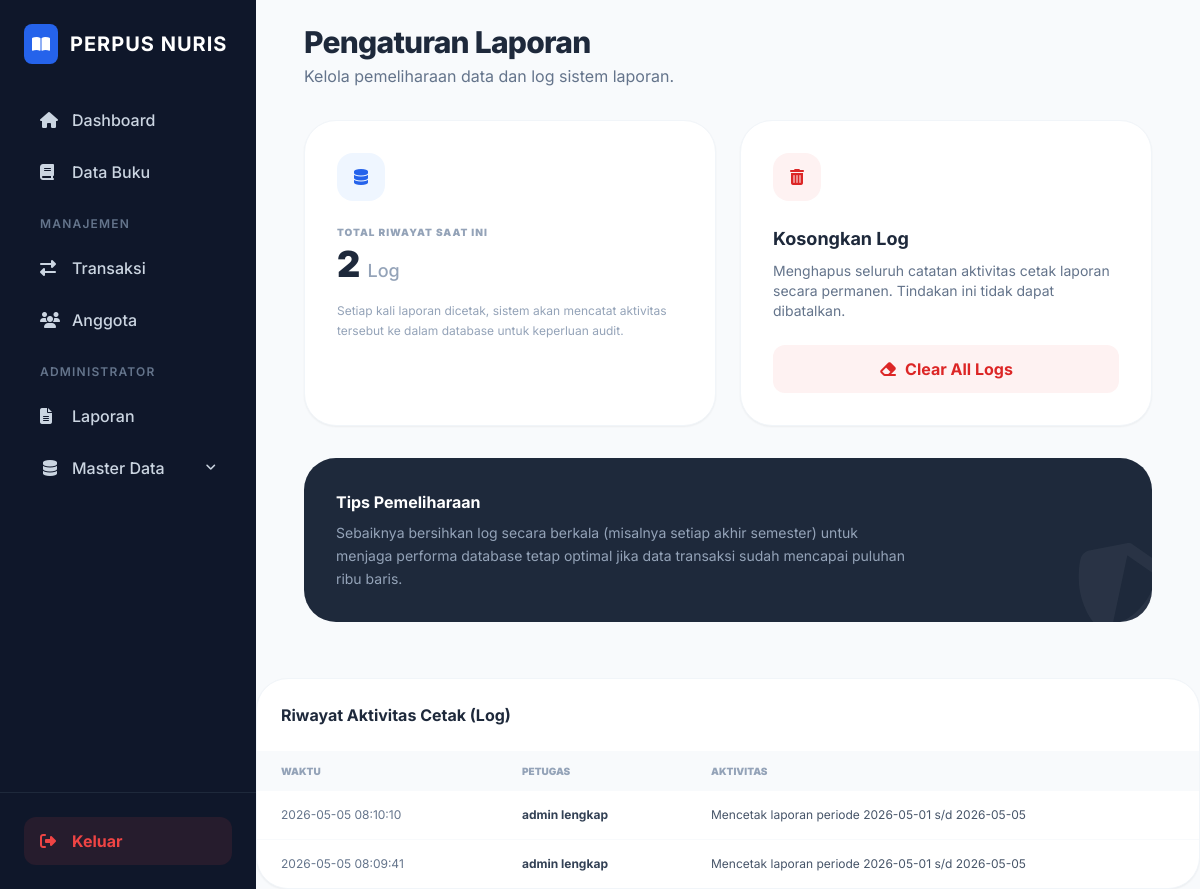
Page /pages/laporan/pengaturan.php (signed in) on the committed database.
### tables this page shows
CREATE TABLE `laporan` (
  `id` int NOT NULL,
  `id_user` int DEFAULT NULL,
  `jenis_laporan` varchar(100) DEFAULT NULL,
  `isi_laporan` text,
  `tanggal_dibuat` datetime DEFAULT CURRENT_TIMESTAMP
);

CREATE TABLE `users` (
  `id` int NOT NULL,
  `username` varchar(50) NOT NULL,
  `password` varchar(255) NOT NULL,
  `nama_lengkap` varchar(100) DEFAULT NULL,
  `role` enum('admin','petugas','anggota') DEFAULT 'anggota'
);

### pages/laporan/pengaturan.php (the view, shortened to what this page needs)
<?php
require_once "../../konek.php";
require_once "../../layout/header.php";
require_once "../../layout/sidebar.php";
$count_query = mysqli_query($conn, "SELECT COUNT(*) as total FROM laporan");
$total_log = mysqli_fetch_assoc($count_query)['total'];
?>
<div class="p-6 max-w-4xl mx-auto">
    <div class="mb-8">
        <h2 class="text-3xl font-extrabold text-slate-800 tracking-tight">Pengaturan Laporan</h2>
        <p class="text-slate-500 mt-1">Kelola pemeliharaan data dan log sistem laporan.</p>
    </div>
    <div class="grid grid-cols-1 md:grid-cols-2 gap-6">
        <div class="bg-white rounded-[2rem] shadow-sm border border-slate-100 p-8">
            <div class="w-12 h-12 bg-blue-50 text-blue-600 rounded-2xl flex items-center justify-center mb-6">
                <i class="fas fa-database"></i>
            </div>
            <h4 class="text-slate-400 font-black text-[10px] uppercase tracking-widest mb-1">Total Riwayat Saat Ini</h4>
            <h2 class="text-4xl font-black text-slate-800"><?= number_format($total_log); ?> <span class="text-lg font-medium text-slate-400">Log</span></h2>
            <p class="text-slate-400 text-xs mt-4 leading-relaxed">Setiap kali laporan dicetak, sistem akan mencatat aktivitas tersebut ke dalam database untuk keperluan audit.</p>
        </div>
        <div class="bg-white rounded-[2rem] shadow-sm border border-slate-100 p-8">
            <div class="w-12 h-12 bg-red-50 text-red-600 rounded-2xl flex items-center justify-center mb-6">
                <i class="fas fa-trash-alt"></i>
            </div>
            <h4 class="text-slate-800 font-bold text-lg mb-2">Kosongkan Log</h4>
            <p class="text-slate-500 text-sm mb-6">Menghapus seluruh catatan aktivitas cetak laporan secara permanen. Tindakan ini tidak dapat dibatalkan.</p>
            <form action="" method="POST" onsubmit="return confirm('Apakah Anda yakin ingin menghapus SELURUH riwayat laporan? Tindakan ini tidak bisa dibatalkan!')">
                <button type="submit" name="clear_log"
                        class="w-full bg-red-50 text-red-600 hover:bg-red-600 hover:text-white font-bold py-3 rounded-xl transition-all flex items-center justify-center gap-2"
                        <?= $total_log == 0 ? 'disabled style="opacity:0.5; cursor:not-allowed;"' : ''; ?>>
                    <i class="fas fa-eraser"></i> Clear All Logs
                </button>
            </form>
        </div>
    </div>
    <div class="mt-8 bg-slate-800 rounded-[2rem] p-8 text-white relative overflow-hidden">
        <div class="relative z-10">
            <h4 class="font-bold mb-2">Tips Pemeliharaan</h4>
            <p class="text-slate-400 text-sm leading-relaxed max-w-xl">
                Sebaiknya bersihkan log secara berkala (misalnya setiap akhir semester) untuk menjaga performa database tetap optimal jika data transaksi sudah mencapai puluhan ribu baris.
            </p>
        </div>
        <i class="fas fa-shield-alt absolute -right-4 -bottom-4 text-white/5 fa-6x rotate-12"></i>
    </div>
</div>
<div class="mt-8 bg-white rounded-[2rem] shadow-sm border border-slate-100 overflow-hidden">
    <div class="p-6 border-b border-slate-50">
        <h3 class="font-bold text-slate-800">Riwayat Aktivitas Cetak (Log)</h3>
    </div>
    <table class="w-full text-left">
        <thead class="bg-slate-50">
            <tr>
                <th class="px-6 py-3 text-[10px] font-black text-slate-400 uppercase">Waktu</th>
                <th class="px-6 py-3 text-[10px] font-black text-slate-400 uppercase">Petugas</th>
                <th class="px-6 py-3 text-[10px] font-black text-slate-400 uppercase">Aktivitas</th>
            </tr>
        </thead>
        <tbody class="divide-y divide-slate-50">
            <?php
            $logs = mysqli_query($conn, "SELECT l.*, u.nama_lengkap FROM laporan l JOIN users u ON l.id_user = u.id ORDER BY l.tanggal_dibuat DESC LIMIT 5");
            while($log = mysqli_fetch_assoc($logs)):
            ?>
            <tr>
                <td class="px-6 py-4 text-xs text-slate-500"><?= $log['tanggal_dibuat']; ?></td>
                <td class="px-6 py-4 text-xs font-bold text-slate-700"><?= $log['nama_lengkap']; ?></td>
                <td class="px-6 py-4 text-xs text-slate-600"><?= $log['isi_laporan']; ?></td>
            </tr>
            <?php endwhile; ?>
        </tbody>
    </table>
</div>
<?php require_once "../../layout/footer.php"; ?>

### layout/header.php (style rules this page uses)
body { font-family: 'Inter', sans-serif; }

### rows in the picture
laporan: tanggal_dibuat "2026-05-05 08:10:10", id_user.nama_lengkap "admin lengkap", isi_laporan "Mencetak laporan periode 2026-05-01 s/d 2026-05-05"
laporan: tanggal_dibuat "2026-05-05 08:09:41", id_user.nama_lengkap "admin lengkap", isi_laporan "Mencetak laporan periode 2026-05-01 s/d 2026-05-05"

### other values in the picture
$total_log "2"
